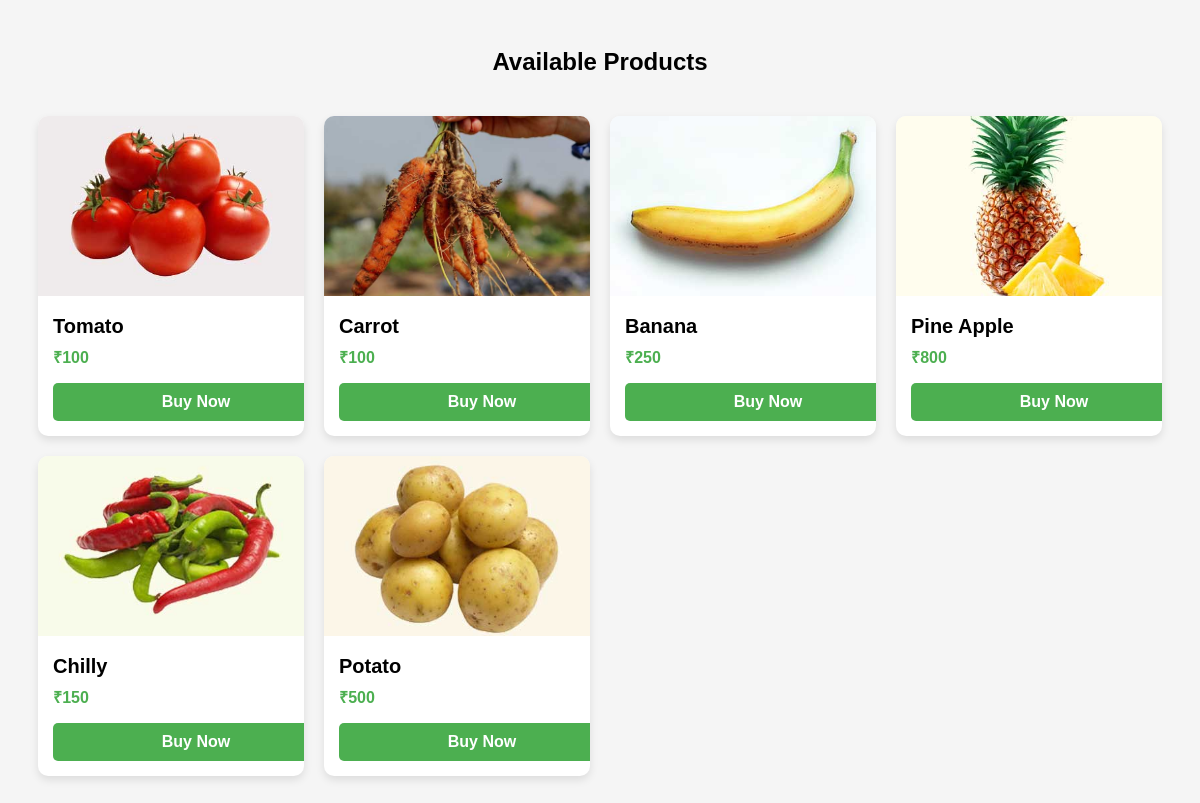
Screenshot of /view_product with the database file from the repository.
### app/models.py (models this page shows, shortened)
class Product(models.Model):
    farmer_id=models.ForeignKey(Customuser,on_delete=models.CASCADE)
    product_name=models.CharField(max_length=100)
    product_category=models.CharField(max_length=100)
    product_image=models.ImageField()
    quantity=models.IntegerField()
    price=models.IntegerField()

### app/views.py (the view)
# urls.py: path('view_product', views.viewproducts, name='view_product'),
def viewproducts(request):
    products = Product.objects.all()
    return render(request, "view_product.html", {"products": products})

### templates/view_product.html (shortened to what this page needs)
<!DOCTYPE html>
<html lang="en">
<head>
</head>
<body>
    <h2>Available Products</h2>
    <div class="card-container">
        {% for i in products %}
        <div class="card">
            <img src="{{ i.product_image.url }}" alt="Product Image">
            <div class="card-body">
                <h3>{{ i.product_name }}</h3>
                <div class="price">₹{{ i.price }}</div>
                <a href="#" class="btn">Buy Now</a>
            </div>
        </div>
        {% endfor %}
    </div>
</body>
</html>

### templates/view_product.html (style rules this page uses)
body { font-family: Arial, sans-serif; background: #f5f5f5; padding: 20px; }
h2 { text-align: center; margin-bottom: 30px; }
.card-container { display: grid; grid-template-columns: repeat(auto-fit, minmax(250px, 1fr)); gap: 20px; padding: 10px; }
.card { background: white; border-radius: 10px; overflow: hidden; box-shadow: 0px 4px 8px rgba(0,0,0,0.1); transition: 0.3s ease; }
.card img { width: 100%; height: 180px; object-fit: cover; }
.card-body { padding: 15px; width: 100%; }
.card-body h3 { margin: 0; font-size: 20px; }
.price { color: #4CAF50; font-weight: bold; margin-top: 8px; }
.btn { display: block; width: 100%; margin-top: 15px; padding: 10px; background: #4CAF50; color: white; text-align: center; border-radius: 5px; text-decoration: none; font-weight: bold; }

### rows the page displays
Product: product_image (picture), product_name "Tomato", price "100"
Product: product_image (picture), product_name "Carrot", price "100"
Product: product_image (picture), product_name "Banana", price "250"
Product: product_image (picture), product_name "Pine Apple", price "800"
Product: product_image (picture), product_name "Chilly", price "150"
Product: product_image (picture), product_name "Potato", price "500"
